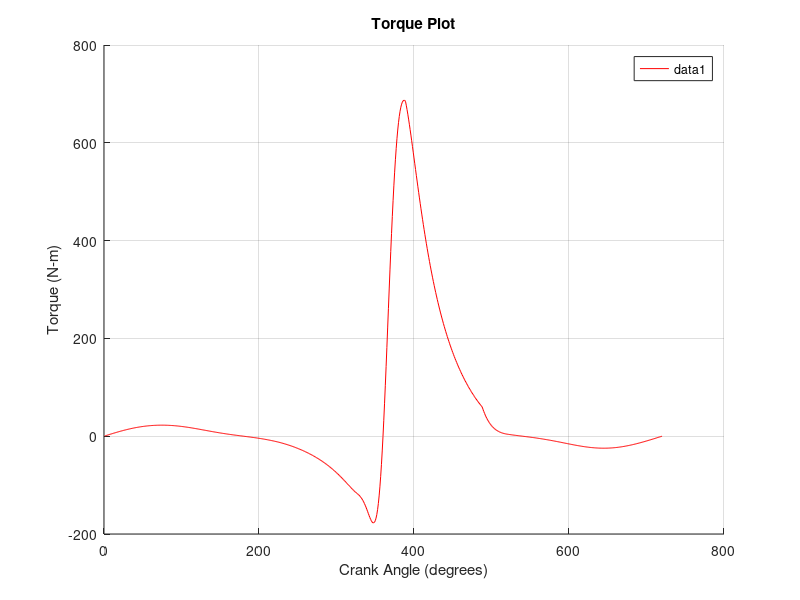
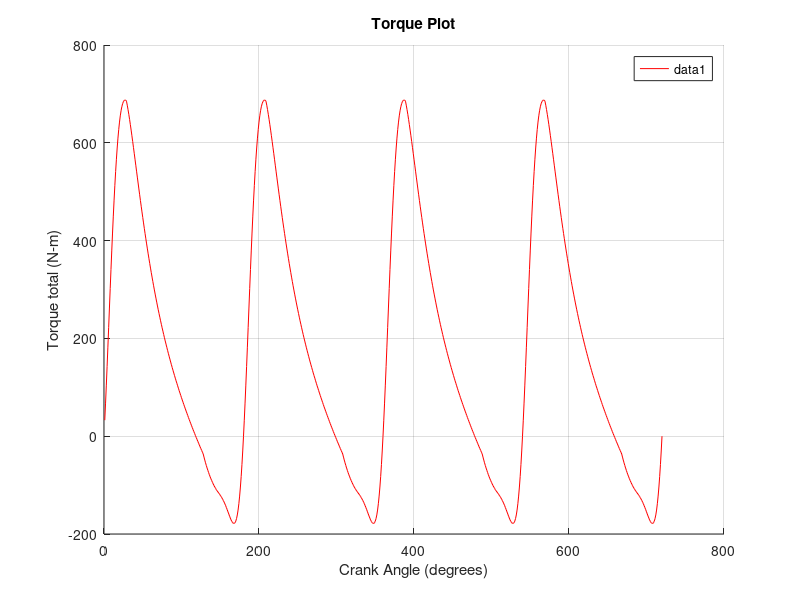
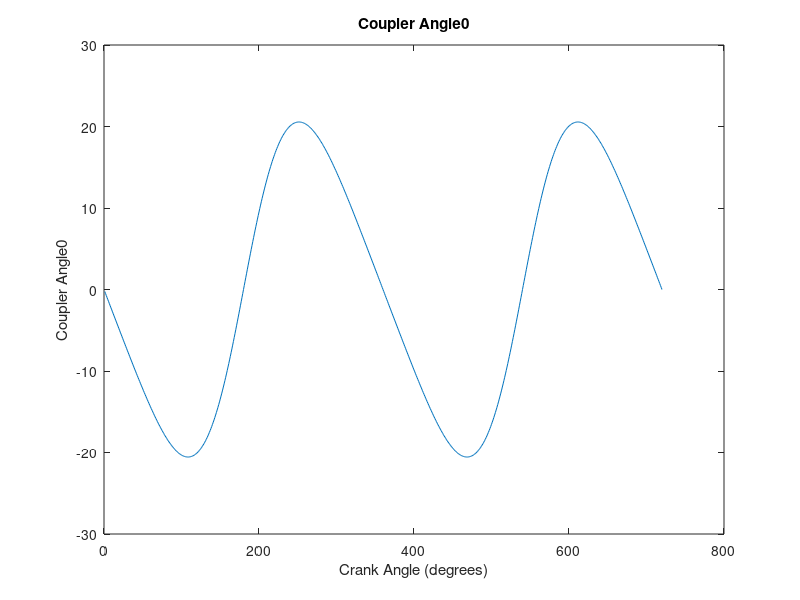
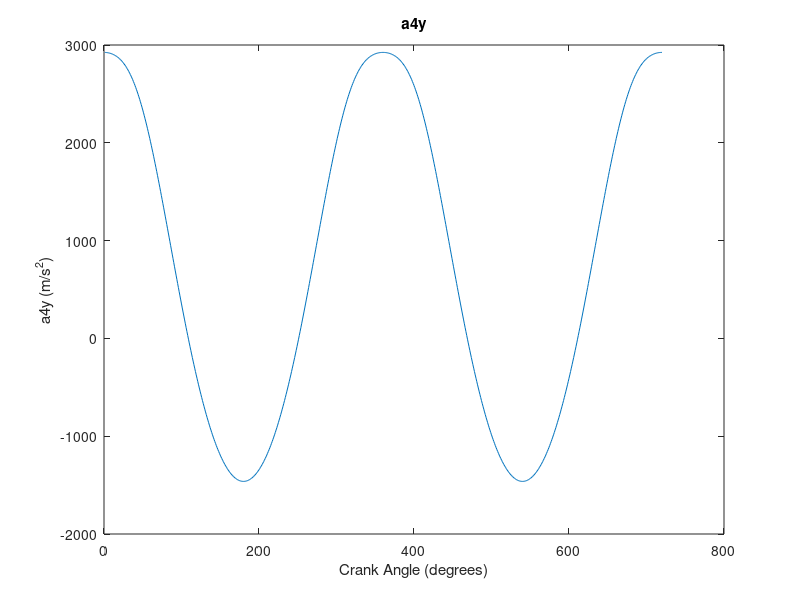

Here is the MATLAB script that generated these plots, in order: (Note: this script raises an error after producing the figures.)
clear all; clc;
%%%%%%%% VOLUME %%%%%%%%%

%given: 
offset =0; % offset in m
a_radius = 50e-3; % crank radius in m
l = 150e-3; % connecting rod in m
theta = 1:720;
B = 80e-3; % bore in m
L =2*a_radius; % stroke in m
rc=9.8; % compression ratio
CBF=0.95; % coefficient of burned fuel
g_comp=1.3; % gamma for compression
g_exp=1.48; % gamma for expansion
g_comb=1.25; % gamma for combustion
g_exh=1.48; % gamma for exhaust
g_int=1.2; % gamma for intake
R=287;  % universal gas constant J/(kg.k)
T_Scomp = 300; % initial temperature at compression(K)
P_in = 0.9*101325; % starting pressure
P_atm=0.9*101325; % atmospheric pressure
rpm=2000; % N rev/min
cd=0.7; % discharge coefficient
Q_hv=44*10^6; % heating value (J/kg)
sAFR = 14.7; % stoichiometric air to fuel ratio
a1 = 5; % constant in Weibe function
m1 = 2; % constant in Weibe function
Phi = 0.98; % fuel/air equivalence ratio
Vc=(pi*(B^2)*L/4)/(rc-1); %clearance volume
Rf=l/a_radius; % Ratio of connecting rod length to crank radius
P=zeros(1,720); % pressure array 
T=zeros(1,720); % temperature array
m=zeros(1,720); % mass array
o2 = 1:720;
nr = 2; % for 4 stroke
air_density = 1.204; % kg/m^3
w2 = rpm*2*pi/60; % angular velocity
gravity = 9.81;
m3 = 0;%2.7215; % coupler mass
m2 = 0;%1.8143; % crank mass
m4 = 0;%0.765; % piston mass
F_atm = 0; % P_in*pi*(B^2/4);
OG2 = (1/3)*a_radius;
OA = a_radius;
AG2 = (2/3)*a_radius;
AG3 = (1/3)*l;
BG3 = (2/3)*l;
alpha2 =0;
ground_angle = 0;
J3 = (1/12)*m3*l^2 + m3*((l/2)-AG3)^2;
Pf=0; % friction power
K=0.01; % coefficient of fluctuation
density_steel=7800;


%%%%%%%%%%%%%%%%%%%%%%%%% Volume %%%%%%%%%%%%%%%%%%%%%%%%%%%%
% S is the distance between piston center and crank center
S = ((2*a_radius.*cosd(theta))+sqrt(((2*a_radius.*cosd(theta)).^2)-4*((a_radius^2)+2*offset*a_radius.*sind(theta)+(offset^2)-(l^2))))/2;
    
% b is the angle between l+a_radius and r1_max
b = asind(offset/(l+a_radius));
r1_max = (l+a_radius)*cosd(b);
    
% c is clearance 
c = r1_max - S;

% Vtotal
Vt_1 = (pi*B*B*c/4)+Vc;

% Flipping V:
V = flip(Vt_1);

%Finding theta at volume peaks

x1 = find (V == max(V));
BDC = [x1(1) x1(2)];
x2 = find (V == min(V)); 
TDC = [x2(1) x2(2)];

%%%%%%%%%%%%%%%%%% Valve timing angles %%%%%%%%%%%%

theta_Sint= TDC(1); %1;
theta_Eint=42 + BDC(1); %223;%180;
theta_Scomp=43 + BDC(1); %224;%181;
theta_Ecomp=TDC(2)-37; %330;%339;
theta_Scomb=TDC(2)-37; %331;%340;
theta_Ecomb=TDC(2)+28;%390;%380;
theta_Sexp=TDC(2)+29;%391;%381;
theta_Eexp=BDC(2)-52;%488;%540;
theta_Sexh=BDC(2)-53;%489;%541;
theta_Eexh= 720;%720;%720;

error = 10;
N=0;
P(theta_Scomp) = P_in;
T(theta_Scomp) = T_Scomp;
mi = (P(theta_Scomp).*(V(theta_Scomp)))/(R.*T(theta_Scomp)); %mass of air fuel mixture
m(theta_Scomp)=mi;
while error>5
%%%%%%%%%%%%%%%%%%%%% Compression Stroke%%%%%%%%%%%%%%%%%%%

%calculate compression stroke pressure and temperature%
for i=theta_Scomp+1:theta_Ecomp
P(i) = (P(i-1).*(V(i-1)^g_comp)./(V(i))^g_comp);
T(i)= (P(i).* (V(i)))/(mi*R);
m(i)=mi;
end 
 
%%%%%%%%%%%%%%%%%%%%% Combustion Stroke%%%%%%%%%%%%%%%%%%%
c_v = R/(g_comb-1);
T(theta_Scomb) = T(theta_Ecomp);
P(theta_Scomb) = P(theta_Ecomp);
m(theta_Scomb)=mi;

% Calculating P_Ecomb
m_f = mi /(1+(sAFR/Phi));
T(theta_Ecomb) = ((CBF*m_f*Q_hv)/(mi * c_v)) + T(theta_Scomb); 
P(theta_Ecomb) = (mi * R .* T(theta_Ecomb) )./ V(theta_Ecomb);

% Calculating P
for i = theta_Scomb:theta_Ecomb
    x_b(i) = 1 - exp(-a1*((theta(i) - theta_Scomb)/(theta_Ecomb - theta_Scomb)).^(m1+1));
    P(i) = ((x_b(i).*((P(theta_Ecomb)*(V(theta_Ecomb)^(g_comb)))- (P(theta_Scomb).*V(theta_Scomb).^(g_comb))) + (P(theta_Scomb).*(V(theta_Scomb).^(g_comb)))))./(V(i).^(g_comb));
    T(i)= (P(i).* (V(i)))./(mi*R);
    m(i)=mi;
end

%%%%%%%%%%%%%%%%%%%%% Expansion Stroke%%%%%%%%%%%%%%%%%%%
for i=theta_Sexp:theta_Eexp
P(i) = P(theta_Ecomb)*(V(theta_Ecomb)^g_exp)/(V(i)^g_exp);
T(i)=P(i)*V(i)/(mi*R);
m(i)=mi;
end

%%%%%%%%%%%%%%%%%%%%%%%%%%% Exhaust %%%%%%%%%%%%%%%%%%%%%%%%%%
% Constants and initial conditions
At = (pi/4)*(0.4*B)^2; % Throat area
m(theta_Sexh) = mi;
P(theta_Sexh)= (((T(theta_Eexp).*mi.*R)/V(theta_Sexh)).^(g_exh)).*(1/(P(theta_Eexp).^(g_exh-1)));
T(theta_Sexh)= (P(theta_Sexh).*V(theta_Sexh)./(mi.*R));

%calculation of dt
dt = (1/(rpm*2*pi/60))*(pi/180);

%calculation of mass theta
  for i = theta_Sexh+1: theta_Eexh
      m(i)=real(m(i-1)-(dt.*((cd*At.*P(i-1))./(sqrt((P(i-1).*V(i-1))./m(i-1)))).*((P_atm./P(i-1)).^(1/1.48)).*((((2*1.48)/(1.48-1)).*(1-(P_atm./P(i-1)).^((1.48-1)/1.48))).^0.5)));
      P(i) = ((((T(i-1))*(m(i))*R)/(V(i)))^g_exh) * (1/((P(i-1))^(g_exh-1)));
      T(i) = (P(i)*(V(i)))./(R*m(i));
      
  end

%%%%%%%%%%%%%%%%%%%%%%%%%%% Intake %%%%%%%%%%%%%%%%%%%%%%%%%%
Ti = T_Scomp; % atmospheric temperature
m(theta_Sint) = m(theta_Eexh);
x(1)=m(theta_Eexh)/m(theta_Sint);
T(theta_Sint)=(x(1)*T(theta_Eexh))+((1-x(1))*Ti);
P(theta_Sint)=(m(theta_Sint)*R*T(theta_Sint))/(V(theta_Sint));


for i =theta_Sint+1:theta_Eint
    m(i)=real(m(i-1)+(dt.*((cd*At.*P(i-1))./(sqrt(R.*Ti))).*((P(i-1)./P_atm).^(1/1.3)).*((((2*1.3)/(1.3-1)).*(1-(P(i-1)./P_atm).^((1.3-1)/1.3))).^0.5)));
    x(i) = m(theta_Eexh)/m(i);
    T(i) = x(i)*T(theta_Eexh) + (1- (x(i)))*Ti;
    P(i) = (m(i)*R*T(i))/V(i);

end


 error=abs(T(theta_Eint)-T(theta_Scomp));
 T(theta_Scomp)=T(theta_Eint);  
 P(theta_Scomp)=P(theta_Eint);  
 mi=(P(theta_Scomp)*V(theta_Eint)/(R*T(theta_Scomp)));
 m(theta_Scomp)=mi;
 N=N+1;
end


%%%%%%%%%%%%%%%%%%%%%%%%%%%Finding torque%%%%%%%%%%%%%%%%%%%%%%%%%%%

% Shifting angles by 180 degrees for each cylinder
o22 = circshift(o2,180);
o23 = circshift(o2,360);
o24 = circshift(o2,540);

P2 = circshift(P,180);
P3 = circshift(P,360);
P4 = circshift(P,540);

F_gas = P*pi*(B^2/4);
F_gas2 = P2*pi*(B^2/4);
F_gas3 = P3*pi*(B^2/4);
F_gas4 = P4*pi*(B^2/4);


%position analysis%
a = 1;
b = 2.*a_radius.*cosd(o2);
c = a_radius.^2 + 2.*offset.*a_radius.*sind(o2)+ offset.^2 - l.^2;

r1 = -b - sqrt(b.^2 -4.*a.*c)/(2.*a);
r1 = abs(r1);
r12 = circshift(r1,180);
r13 = circshift(r1,360);
r14 = circshift(r1,540);

o3 = atand((-offset-a_radius.*sind(o2))./(-a_radius.*cosd(o2) + r1));
o32 = circshift(o3,180);
o33 = circshift(o3,360);
o34 = circshift(o3,540);

%velocity analysis%
w3 = -(a_radius*w2.*cosd(o2))./(l.*cosd(o3));
w32 = circshift(w3,180);
w33 = circshift(w3,360);
w34 = circshift(w3,540);

vel = -a_radius*w2.*sind(o2) +a_radius*w2.*cosd(o2).*tand(o3);

%acceleration analysis%

a3 = (+w2^2 *a_radius.*sind(o2) -w3.^2 *l.*sind(o3))./(l.*cosd(o3));
a32 = circshift(a3,180);
a33 = circshift(a3,360);
a34 = circshift(a3,540);

acc = -w2.^2.*a_radius.*cosd(o2) -a3.*l.*sind(o3) +w3.^2 .*l.*cosd(o3);
acc2 = circshift(acc,180);
acc3 = circshift(acc,360);
acc4 = circshift(acc,540);

a2x = w2.^2 .*OG2 .*sind(o2);
a2x2 = circshift(a2x,180);
a2x3 = circshift(a2x,360);
a2x4 = circshift(a2x,540);

a2y = -w2.^2 .*OG2 .*cosd(o2);
a2y2 = circshift(a2y,180);
a2y3 = circshift(a2y,360);
a2y4 = circshift(a2y,540);

a3x = w2.^2.*OA.*sind(o2) + w3.^2 .*AG3.*sind(o3) -a3.*AG3.*cosd(o3);
a3x2 = circshift(a3x,180);
a3x3 = circshift(a3x,360);
a3x4 = circshift(a3x,540);

a3y = -w2.^2.*OA.*cosd(o2) - w3.^2 .*AG3.*cosd(o3) -a3.*AG3.*sind(o3);
a3y2 = circshift(a3y,180);
a3y3 = circshift(a3y,360);
a3y4 = circshift(a3y,540);

% solving for torque in cylinder 1
for k=1:length(o2) 
    
A1=[0 0 0 0 1 0 1 0; 
     0 0 0 0 0 1 0 0;
     0 0 1 0 -1 0 0 0;
     0 0 0 1 0 -1 0 0;
     0 0 AG3.*cosd(o3(k)) AG3.*sind(o3(k)) BG3.*cosd(o3(k)) BG3.*sind(o3(k)) 0 0;
     1 0 -1 0 0 0 0 0;
     0 1 0 -1 0 0 0 0;
     0 0 OA.*cosd(o2(k)) OA.*sind(o2(k)) 0 0 0 1];

B1=[0;
    m4.*acc(k)+F_gas(k)-F_atm+m4*gravity;
    m3.*a3x(k);
    m3.*a3y(k)+m3.*gravity;
    J3.*a3(k);
    m2.*a2x(k);
    m2.*a2y(k)+m2.*gravity;
    -(m2.*gravity).*OG2.*sind(o2(k))];
z = linsolve(A1,B1);
Torque(k) = -z(8);


% solving for torque in cylinder 2   
C1=[0 0 0 0 1 0 1 0; 
     0 0 0 0 0 1 0 0;
     0 0 1 0 -1 0 0 0;
     0 0 0 1 0 -1 0 0;
     0 0 AG3.*cosd(o32(k)) AG3.*sind(o32(k)) BG3.*cosd(o32(k)) BG3.*sind(o32(k)) 0 0;
     1 0 -1 0 0 0 0 0;
     0 1 0 -1 0 0 0 0;
     0 0 OA.*cosd(o22(k)) OA.*sind(o22(k)) 0 0 0 1];

D1=[0;
    m4.*acc2(k)+F_gas2(k)-F_atm+m4*gravity;
    m3.*a3x2(k);
    m3.*a3y2(k)+m3.*gravity;
    J3.*a32(k);
    m2.*a2x2(k);
    m2.*a2y2(k)+m2.*gravity;
    -(m2.*gravity).*OG2.*sind(o22(k))];
z2 = linsolve(C1,D1);
Torque2(k) = -z2(8);

% solving for torque in cylinder 3
E1  =[0 0 0 0 1 0 1 0; 
     0 0 0 0 0 1 0 0;
     0 0 1 0 -1 0 0 0;
     0 0 0 1 0 -1 0 0;
     0 0 AG3.*cosd(o33(k)) AG3.*sind(o33(k)) BG3.*cosd(o33(k)) BG3.*sind(o33(k)) 0 0;
     1 0 -1 0 0 0 0 0;
     0 1 0 -1 0 0 0 0;
     0 0 OA.*cosd(o23(k)) OA.*sind(o23(k)) 0 0 0 1];

F1 =[0;
    m4.*acc3(k)+F_gas3(k)-F_atm+m4*gravity;
    m3.*a3x3(k);
    m3.*a3y3(k)+m3.*gravity;
    J3.*a33(k);
    m2.*a2x3(k);
    m2.*a2y3(k)+m2.*gravity;
    -(m2.*gravity).*OG2.*sind(o23(k))];
z3 = linsolve(E1,F1);
Torque3(k) = -z3(8);

% solving for torque in cylinder 4

G1=[0 0 0 0 1 0 1 0; 
     0 0 0 0 0 1 0 0;
     0 0 1 0 -1 0 0 0;
     0 0 0 1 0 -1 0 0;
     0 0 AG3.*cosd(o34(k)) AG3.*sind(o34(k)) BG3.*cosd(o34(k)) BG3.*sind(o34(k)) 0 0;
     1 0 -1 0 0 0 0 0;
     0 1 0 -1 0 0 0 0;
     0 0 OA.*cosd(o24(k)) OA.*sind(o24(k)) 0 0 0 1];

H1=[0;
    m4.*acc4(k)+F_gas4(k)-F_atm+m4*gravity;
    m3.*a3x4(k);
    m3.*a3y4(k)+m3.*gravity;
    J3.*a34(k);
    m2.*a2x4(k);
    m2.*a2y4(k)+m2.*gravity;
    -(m2.*gravity).*OG2.*sind(o24(k))];
z4 = linsolve(G1,H1);
Torque4(k) = -z4(8);

end

Engine_torque = Torque + Torque2 + Torque3 + Torque4;

% Plot the torque for a single cylinder and the total torque
figure;
hold on;
plot(o2, Torque, 'r');
% plot(crank_angle, T1, 'r');
% plot(crank_angle, T2, 'r');
% plot(crank_angle, T3, 'r');
xlabel('Crank Angle (degrees)');
ylabel('Torque (N-m)');
legend show;
title('Torque Plot');
grid on;

figure;
hold on;
plot(o2, Engine_torque, 'r');
xlabel('Crank Angle (degrees)');
ylabel('Torque total (N-m)');
legend show;
title('Torque Plot');
grid on;

% Plot coupler_angle0
figure;
plot(o2, o3);
title('Coupler Angle0');
xlabel('Crank Angle (degrees)');
ylabel('Coupler Angle0');

% Plot a4y
figure;
plot(o2, acc4);
title('a4y');
xlabel('Crank Angle (degrees)');
ylabel('a4y (m/s^2)');

% Plot Fg
figure;
plot(o2, F_gas);
title('Fg');
xlabel('Crank Angle (degrees)');
ylabel('Fg (N)');

% Plot alpha3
figure;
plot(o2, a3);
title('Alpha3');
xlabel('Crank Angle (degrees)');
ylabel('Alpha3 (rad/s^2)');

% Plot a3x
figure;
plot(o2, a3x);
title('a3x');
xlabel('Crank Angle (degrees)');
ylabel('a3x (m/s^2)');

% Plot a3y
figure;
plot(o2, a3y);
title('a3y');
xlabel('Crank Angle (degrees)');
ylabel('a3y (m/s^2)');



%%%%%%%%%%%%%%%%%%%%%%% Work/Cycle %%%%%%%%%%%%%%%%%%%%%%%%%
Wi = trapz(V,P); % work/cycle

Vd = max(V)-Vc; % displaced volume per cylinder in m3

Pi = ((Wi*(rpm/60))/nr); % indicated power in W

mep = (Pi*nr)/(Vd*1000*rpm/60); % mean effective pressure in KPa

Pf=Pf*Pi; % Friction power

Mechanical_efficiency=(1-(Pf/Pi)); % mechanical efficiency

Pb=Mechanical_efficiency*Pi; % Brake power in W

bmep=(Pb*nr)/(Vd*1000*rpm/60); % brake mean effective pressure in KPa

thermo_torque=(bmep*Vd*1000)/(6.28*nr); % thermo torque in Nm

m_f_dot=(m_f*(rpm/60))/nr; % fuel mass flow rate in kg/s

Fuel_conv_efficiency=(Wi)/((m_f)*(Q_hv)); % Fuel conversion efficiency

sfc=(m_f_dot*10^-3)/(Pi*10^-3); % specific fuel consumption in mg/J

%sfc_3=(m_f_dot*10e-3*3600)/(Pi*10e-3); % specific fuel consumption in g/kwh

Volumetric_efficiency = (max(m)/(air_density*Vd)); % Volumetric efficiency

Sp_bar = 2*L*rpm/60; % piston speed in m/sec

Engine_power = (Pi*4)*(10^-3);% kW
Engine_horse_power = (Pi*4)*(10^-3)/(0.746);% kW
Total_torque = mean(Engine_torque);

Engine_volume =  ((max(V))*4)* 10^6; % cubic centimeter
Engine_volume_liters=Engine_volume/1000;


%%%%%%%%%%%%%%%%%%%%%%%% Flywheel Design %%%%%%%%%%%%%%%%%%%%%%%%%

% Average Torque
avg_Torque=mean(Torque);
avg_Torque=linspace(avg_Torque,avg_Torque,720);
avg_Torque_total= mean(Engine_torque);
avg_Torque_total=linspace(avg_Torque_total,avg_Torque_total,720);

%Calculating w_min and w_max from Torque
x3 = find(abs(diff(sign(Torque - avg_Torque))) > 0);

% Extract the x and y values at the points of intersection of Torque
% and average torque
x_intersect = theta(x3);
y_intersect=avg_Torque(x_intersect-1);

% Display the intersection point(s)
for i = 1:length(x3)
    if y_intersect(i)>Torque(x_intersect(i)-1)
        disp(['Intersection point theta_w_min is (' num2str(x_intersect(i)) ', ' num2str(y_intersect(i)) ')']);
        theta_w_min=x_intersect(i);
    else
        disp(['Intersection point theta_w_max is (' num2str(x_intersect(i)) ', ' num2str(y_intersect(i)) ')']);
        theta_w_max=x_intersect(i);
    end
    
end

%Calculating E
integral_Torque = trapz(theta(theta_w_min:theta_w_max), Torque(theta_w_min:theta_w_max));
integral_avg_Torque = trapz(theta(theta_w_min:theta_w_max), avg_Torque(theta_w_min:theta_w_max));

% Calculate E in J
E = 4*(integral_Torque - integral_avg_Torque);

%Calculating w_min and w_max
w_avg=(2*pi*rpm)/60;
syms w_min w_max
eqn1 = (w_max - w_min)/w_avg == K;
eqn2 = (w_max + w_min)/2 == w_avg;
sol = solve([eqn1, eqn2], [w_min, w_max]);
disp("w_min = " + string(vpa(sol.w_min, 6)));
disp("w_max = " + string(vpa(sol.w_max, 6)));

%Calculating I 
I=0.9*E/(K*((w_avg*(180/pi))^2)); %kg.m2

%Flywheel Design
%Our flywheel is a solid circular steel disk
%The cross-section of the rim is square
R_flywheel=30/w_avg; %m
m_flywheel=(2*I)/(R_flywheel^2); %kg
t_flywheel=sqrt(m_flywheel/(2*pi*R_flywheel*density_steel)); %m
b_flywheel=t_flywheel; %m

%%%%%%%%%%%%%%%%%%%%%%%% Transmission System %%%%%%%%%%%%%%%%%%%%%%%%%

mv=2320; %mass of vehicle in kg
Trans_torque= avg_Torque_total(1); %from code
fr=0.16;
lambda=1.3;
rdyn=0.392;
eff=0.885;
q=0.07;
nmax=4000;
n=8; 
d=6;
acceleration=4.54; %from code 
iE=3.636; 
vmax=245; 
iS=1;
g=9.81;

%Calculation of inclination angle alphast
alphast=atand(q);

%calculation of iamax
iamax= ((mv*g*(0.16*cosd(alphast)+sind(alphast)))+(mv*lambda*acceleration))/(Trans_torque*eff*1/rdyn);

%calculation of igmax
igmax=iamax/iE*iS;

%Calculation of iamin
iamin=3.6*pi/30*nmax*rdyn/vmax;

%calculation of igmin
igmin=iamin/iE*iS;

%Solve for phi1 and phi2 
eq1 = @(phi1,phi2) igmin*phi1.^(n-d).*phi2^(n-d-1) - 1;
eq2 = @(phi1,phi2) igmin*phi1.^(n-1).*phi2.^(0.5*(n-1)*(n-1-1)) - igmax;

% Use fsolve to solve the system of equations
sol = fsolve(@(phi1phi2) [eq1(phi1phi2(1),phi1phi2(2)); eq2(phi1phi2(1),phi1phi2(2))], [1;1]);

phi1=sol(1);
phi2=sol(2);

%gear ratios 
for x=1:n
    z=n;
    i(x)=(igmin*phi1^(z-x))*phi2^(0.5*(z-x)*(z-x-1)); 
end



% figure(1)
% plot(V,P),xlabel('Volume (m3)'), ylabel('Pressure (Pa)'), title('PV Diagram')
% figure(2)
% plot(o2,P),xlabel('theta (degree)'), ylabel('Cylinder Pressure (Pa)'), title('P - theta Diagram')
% figure(3)
% plot(o2,avg_Torque_total), xlabel('theta (degree)'), ylabel('Torque (Nm)'), title('Flywheel Output Torque vs. Crank Angle')
% figure(4)
% hold on
% plot(o2,Torque),xlabel('theta (degree)'), ylabel('Cylinder Torque (Nm)'), title('Cylinder Torque vs. Crank Angle')
% plot(o2,avg_Torque)
% figure(5)
% hold on
% plot(o2,Engine_torque),xlabel('theta (degree)'), ylabel('Total engine Torque (Nm)'), title('Engine Torque vs. Crank Angle')
% plot(o2,avg_Torque_total)
% figure(6)
% plot(o2, V), xlabel('theta (degree)'), ylabel('Cylinder Volume (m3)'), title('Volume vs. Crank Angle')
% 
